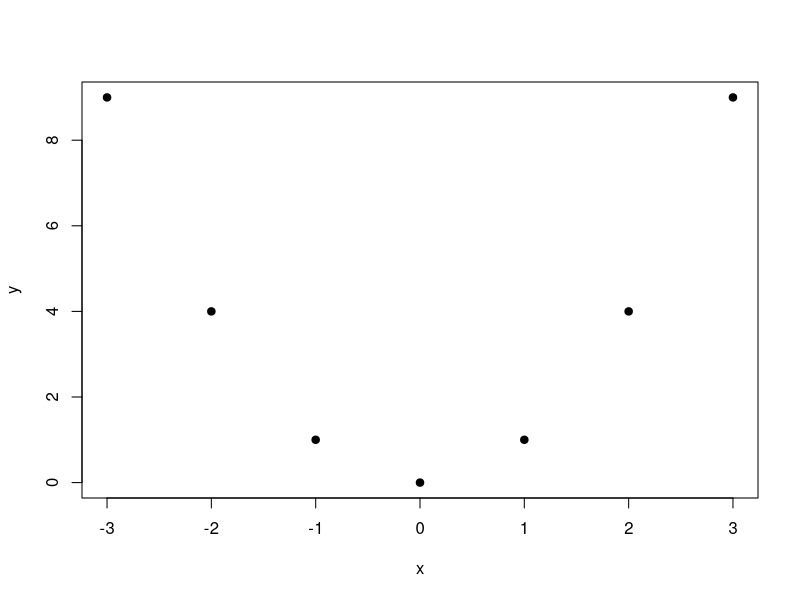

Write R code to recreate this figure.
# Una relazione esatta, ma curva.
x <- -3:3
y <- x^2
cor(x, y)              # zero
plot(x, y, pch = 19)
# Rimuovere un punto cambia r:
cor(x[-1], y[-1])
